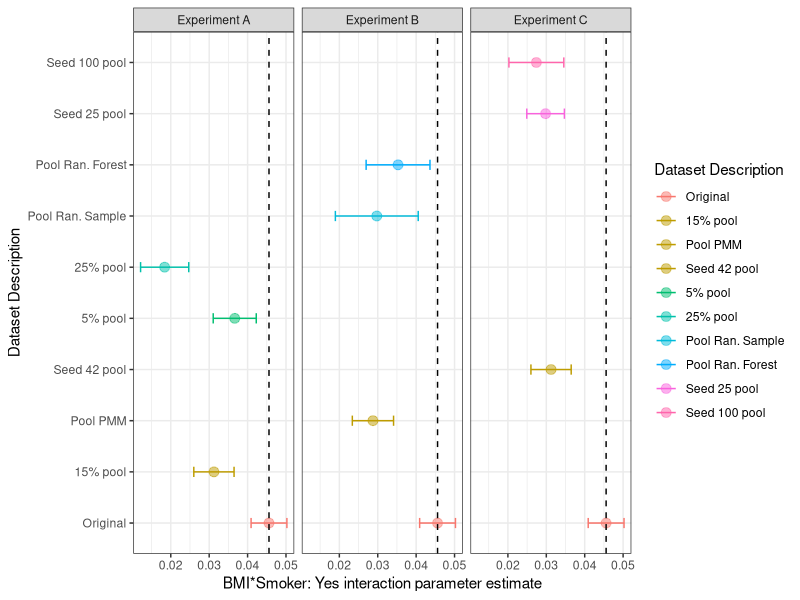
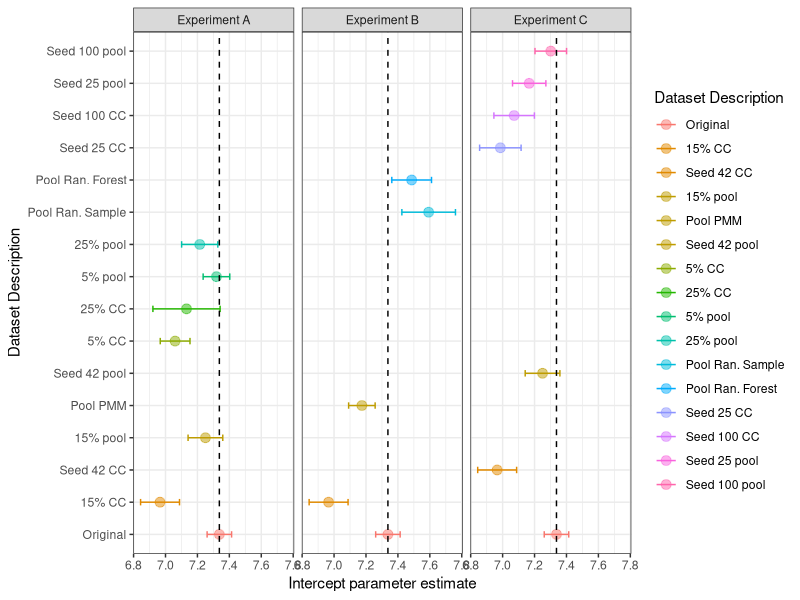
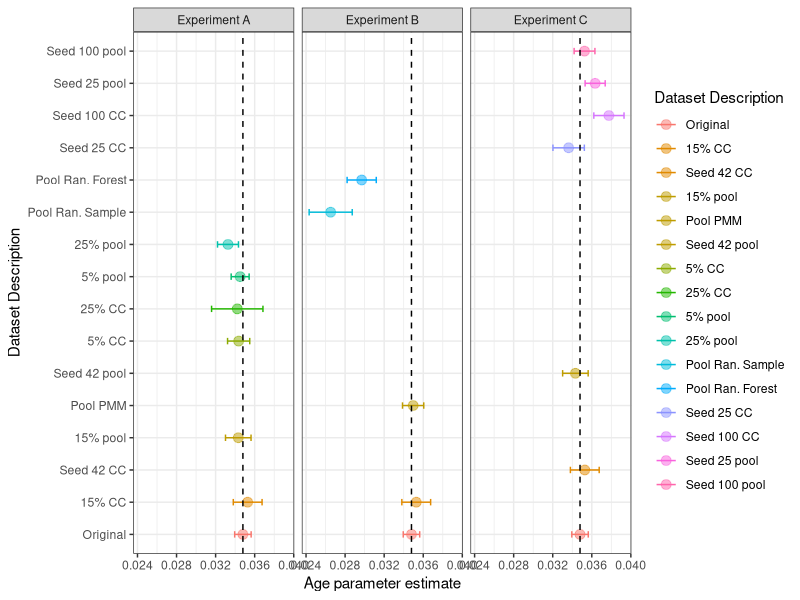
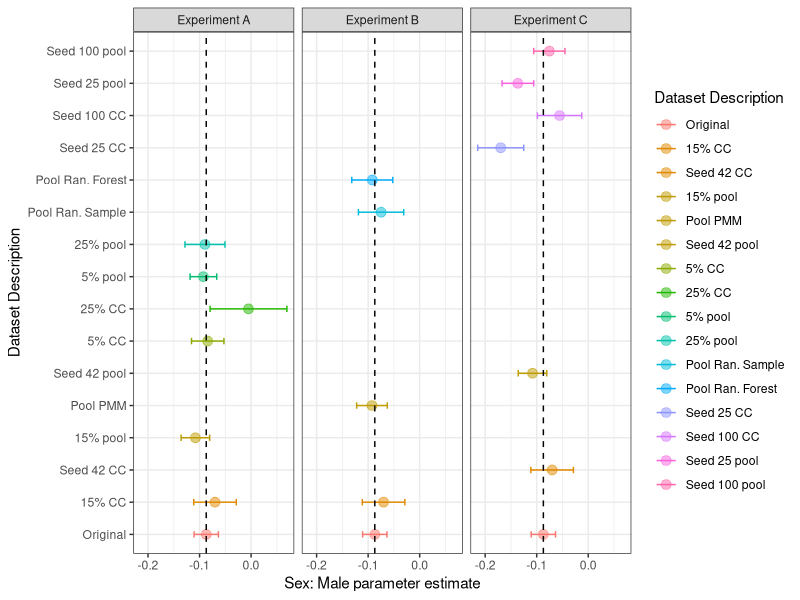
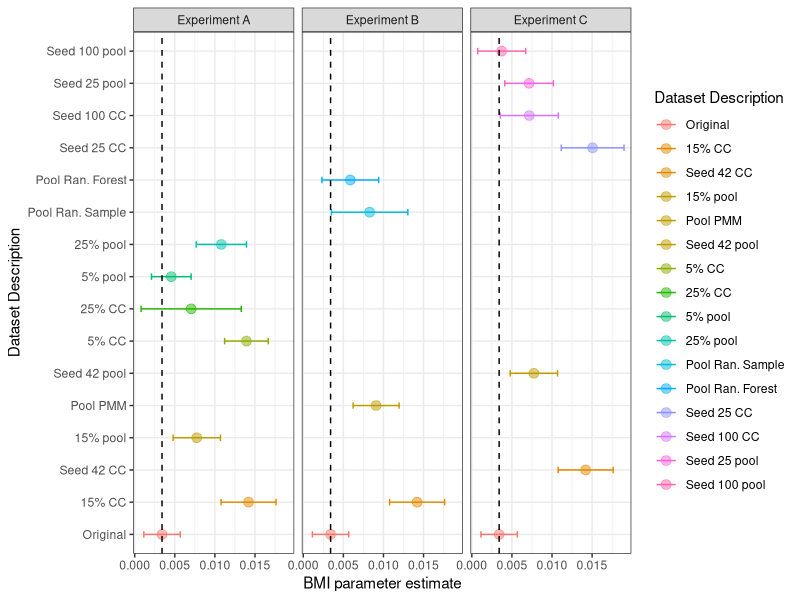
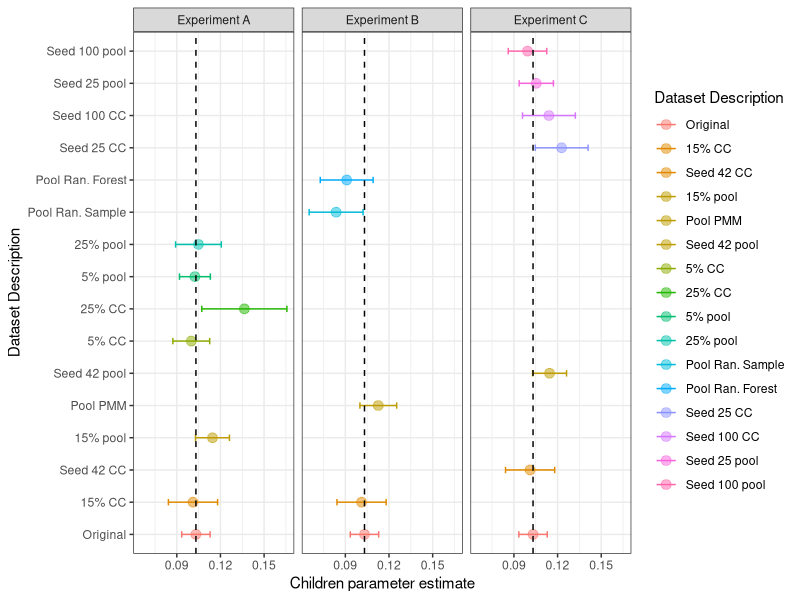
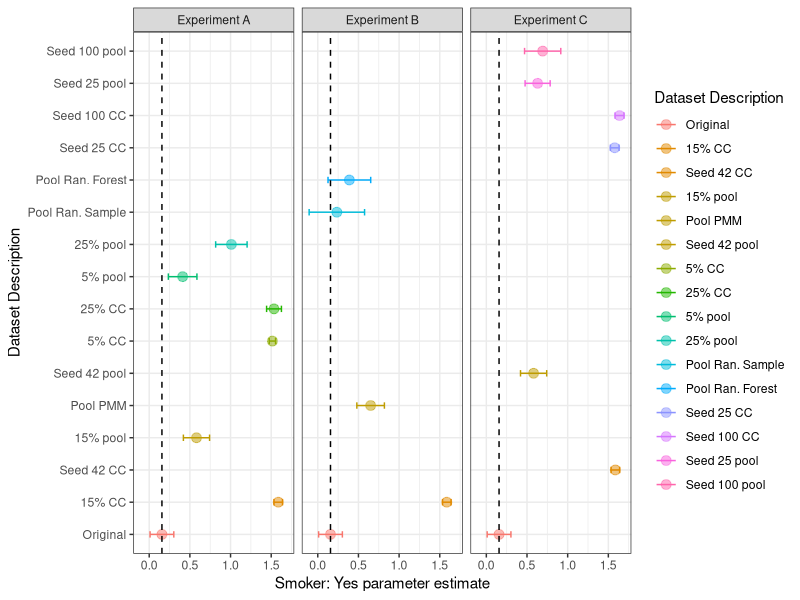
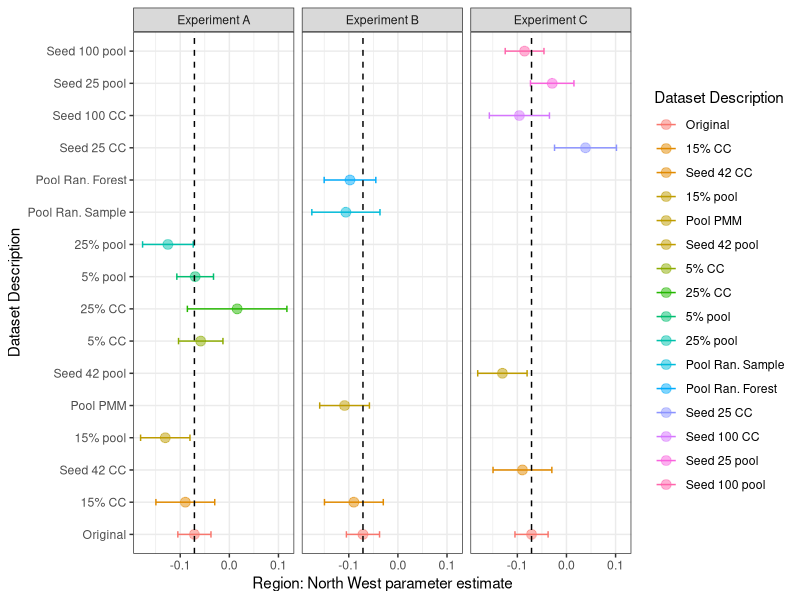

R code for these plots, in order:
## ---- chunk 1
knitr::opts_chunk$set(echo = FALSE)
knitr::write_bib(c("mice"), "packages.bib")
library(mice)
library(tidyverse)
library(gridExtra)
library(viridis)
library(rlist)
library(patchwork)
library(gtable)
library(grid)
set.seed(42)
## ---- chunk 2
# Read your data
df <- read_csv("plotting_dataframe.csv")

process_data <- function(requested_parameter) {
# Filter data for the required "Dataset.description"
required_data <- df %>%
  mutate(
    Dataset.description = as.character(Dataset.description),
    Dataset.description = recode(
      Dataset.description,
      "Original" = "Original",
      "5% missing complete case" = "5% CC",
      "15% missing complete case" = "15% CC",
      "25% missing complete case" = "25% CC",
      "5% missing pooled" = "5% pool",
      "15% missing pooled" = "15% pool",
      "25% missing pooled" = "25% pool",
      "Pooled data with PMM" = "Pool PMM",
      "Pooled data with Random sample" = "Pool Ran. Sample",
      "Pooled data with random forest" = "Pool Ran. Forest",
      "Seed 42 complete case" = "Seed 42 CC",
      "Seed 25 complete case" = "Seed 25 CC",
      "Seed 100 complete case" = "Seed 100 CC",
      "Seed 42 pooled" = "Seed 42 pool",
      "Seed 25 pooled" = "Seed 25 pool",
      "Seed 100 pooled" = "Seed 100 pool")
  ) %>% mutate(
     Dataset.description = factor(Dataset.description,
                                  levels = c("Original",
                                             "15% CC",
                                              "Seed 42 CC",
                                             "15% pool",
                                             "Pool PMM",
                                             "Seed 42 pool",
                                             "5% CC",
                                             "25% CC",
                                             "5% pool",
                                             "25% pool",
                                             "Pool Ran. Sample",
                                             "Pool Ran. Forest",
                                             "Seed 25 CC",
                                             "Seed 100 CC",
                                             "Seed 25 pool",
                                             "Seed 100 pool"))) %>%
  filter(Parameter.Name == requested_parameter)
}

forest_plot_experiments <- function(df, requested_parameter) {
  filtered_df <- process_data(requested_parameter)
  
  original_estimate <- filtered_df %>% filter(Dataset.description == "Original", Experiment == "Experiment A") %>% pull(Parameter.Estimate)
  filtered_df %>% ggplot(., aes(x = Parameter.Estimate, y = Dataset.description)) + facet_wrap(~Experiment) +
  geom_point(aes(color = Dataset.description), position = position_dodge(0.8), alpha = 0.5, size = 3) +
  geom_errorbar(aes(xmin = Parameter.Estimate - Parameter.Standard.Error,
      xmax = Parameter.Estimate + Parameter.Standard.Error, color = Dataset.description),
                width = 0.2, position = position_dodge(0.8)) + geom_vline(xintercept = original_estimate, linetype = "dashed")   +
  theme_bw() +
  labs(x = paste(requested_parameter, "parameter estimate"), y = "Dataset Description", color = "Dataset Description") +
  theme(plot.title = element_text(hjust = 0.5)) + scale_colour_manual(values = c(
    'Original' = '#F8766D',
    '15% CC' = '#E18A00', 
    'Seed 42 CC' = '#E18A00', 
    '15% pool' = '#BE9C00', 
    'Pool PMM' = '#BE9C00', 
    'Seed 42 pool' = '#BE9C00', 
    '5% CC' = '#8CAB00', 
    '25% CC' = '#24B700', 
    '5% pool' = '#00BE70', 
    '25% pool' = '#00C1AB', 
    'Pool Ran. Sample' = '#00BBDA', 
    'Pool Ran. Forest' = '#00ACFC', 
    'Seed 25 CC' = '#8B93FF', 
    'Seed 100 CC' = '#D575FE', 
    'Seed 25 pool' = '#F962DD', 
    'Seed 100 pool' = '#FF65AC'))
}

for (param in unique(df$Parameter.Name)) {
  forest_plot_experiments(df, param)
   param_adjusted <- ifelse(grepl(":", param), gsub(":", "_", param), param)
   
  ggsave(paste("parameter_plot","_",param_adjusted, ".png", sep = ""), dpi = 300, width = 15, height = 8)
}

forest_plot_experiments(df, "BMI*Smoker: Yes interaction")
ggsave("parameter_plot_BMI_Smoker_Yes_Interaction.png",  dpi = 300, width = 15, height = 8)
